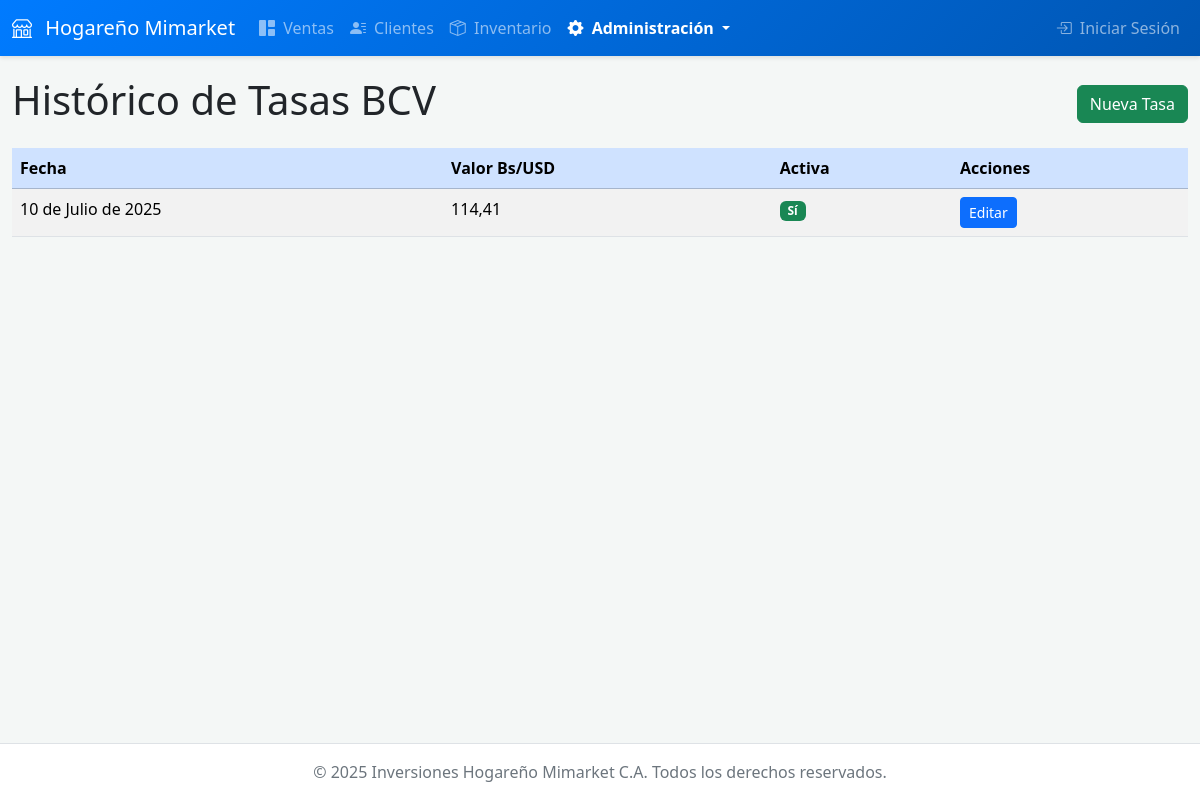
The app's page /tasas/lista/ with its own data.
### tasas/models.py (models this page shows, shortened)
class TasaBCV(models.Model):
    fecha = models.DateField(unique=True)
    valor = models.DecimalField(max_digits=10, decimal_places=2)
    activa = models.BooleanField(default=False)

### tasas/views.py (the view)
# urls.py: path('lista/', TasaBCVListView.as_view(), name='tasa_list'),
class TasaBCVListView(ListView):
    model = TasaBCV
    template_name = 'tasas/tasa_list.html'
    context_object_name = 'tasas'

### tasas/templates/tasas/tasa_list.html (shortened to what this page needs)
{% extends 'base.html' %}
{% block content %}
<div class="d-flex justify-content-between align-items-center mb-3">
    <h1>Histórico de Tasas BCV</h1>
    <a href="{% url 'tasa_create' %}" class="btn btn-success">Nueva Tasa</a>
</div>
<table class="table table-striped table-hover">
    <thead class="table-primary">
        <tr>
            <th>Fecha</th>
            <th>Valor Bs/USD</th>
            <th>Activa</th>
            <th>Acciones</th>
        </tr>
    </thead>
    <tbody>
        {% for tasa in tasas %}
        <tr>
            <td>{{ tasa.fecha }}</td>
            <td>{{ tasa.valor }}</td>
            <td>
                {% if tasa.activa %}
                    <span class="badge bg-success">Sí</span>
                {% else %}
                    <span class="badge bg-secondary">No</span>
                {% endif %}
            </td>
            <td>
                <a href="{% url 'tasa_update' tasa.id %}" class="btn btn-sm btn-primary">Editar</a>
            </td>
        </tr>
        {% empty %}
        <tr>
            <td colspan="4" class="text-center">No hay tasas registradas.</td>
        </tr>
        {% endfor %}
    </tbody>
</table>
{% endblock %}

### templates/base.html (style rules this page uses)
body { display: flex; flex-direction: column; min-height: 100vh; background-color: #f4f7f6; }

### records on screen
TasaBCV: fecha "10 de Julio de 2025", valor "114,41", activa "Sí"
